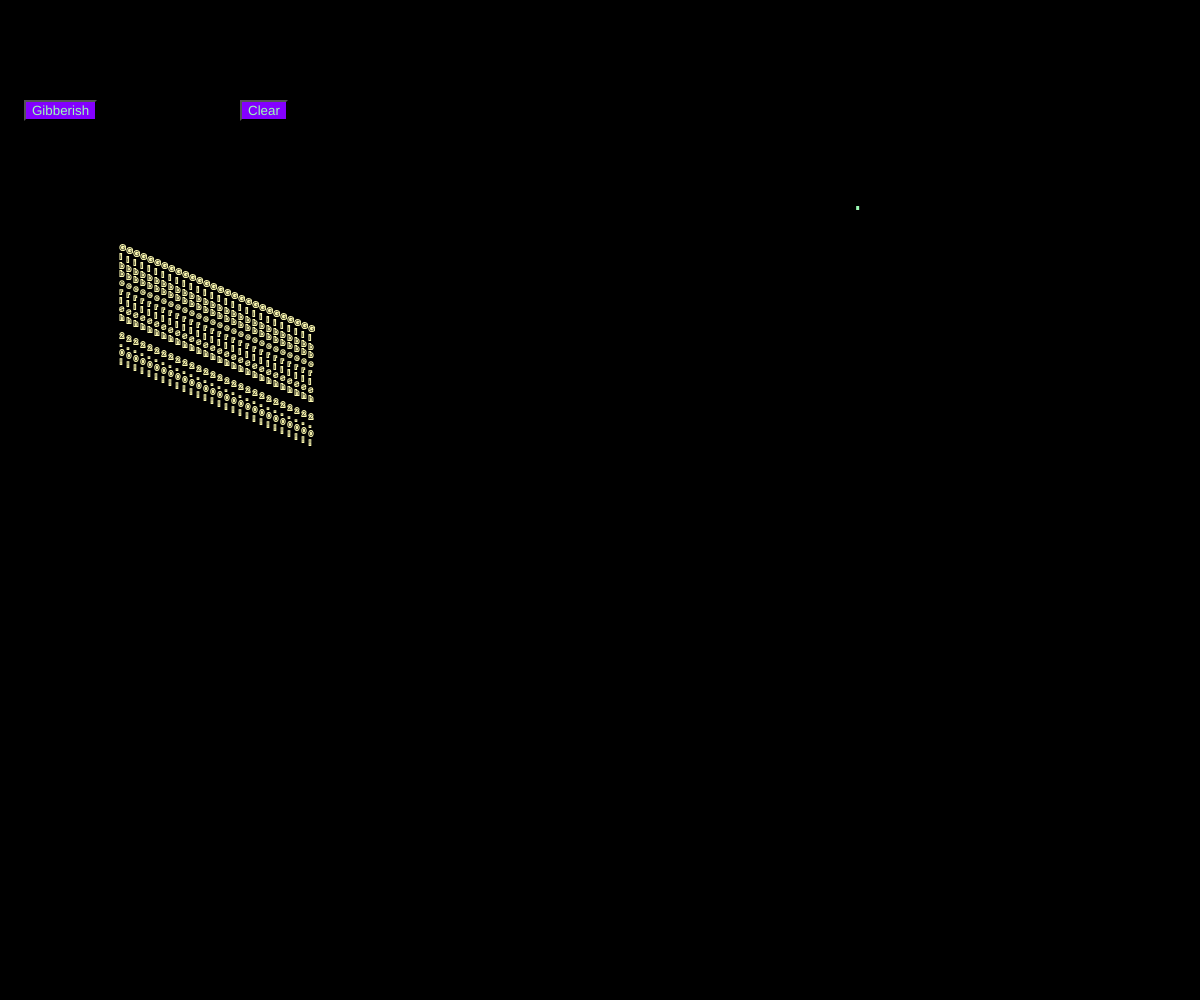
Frame 1 (no input)
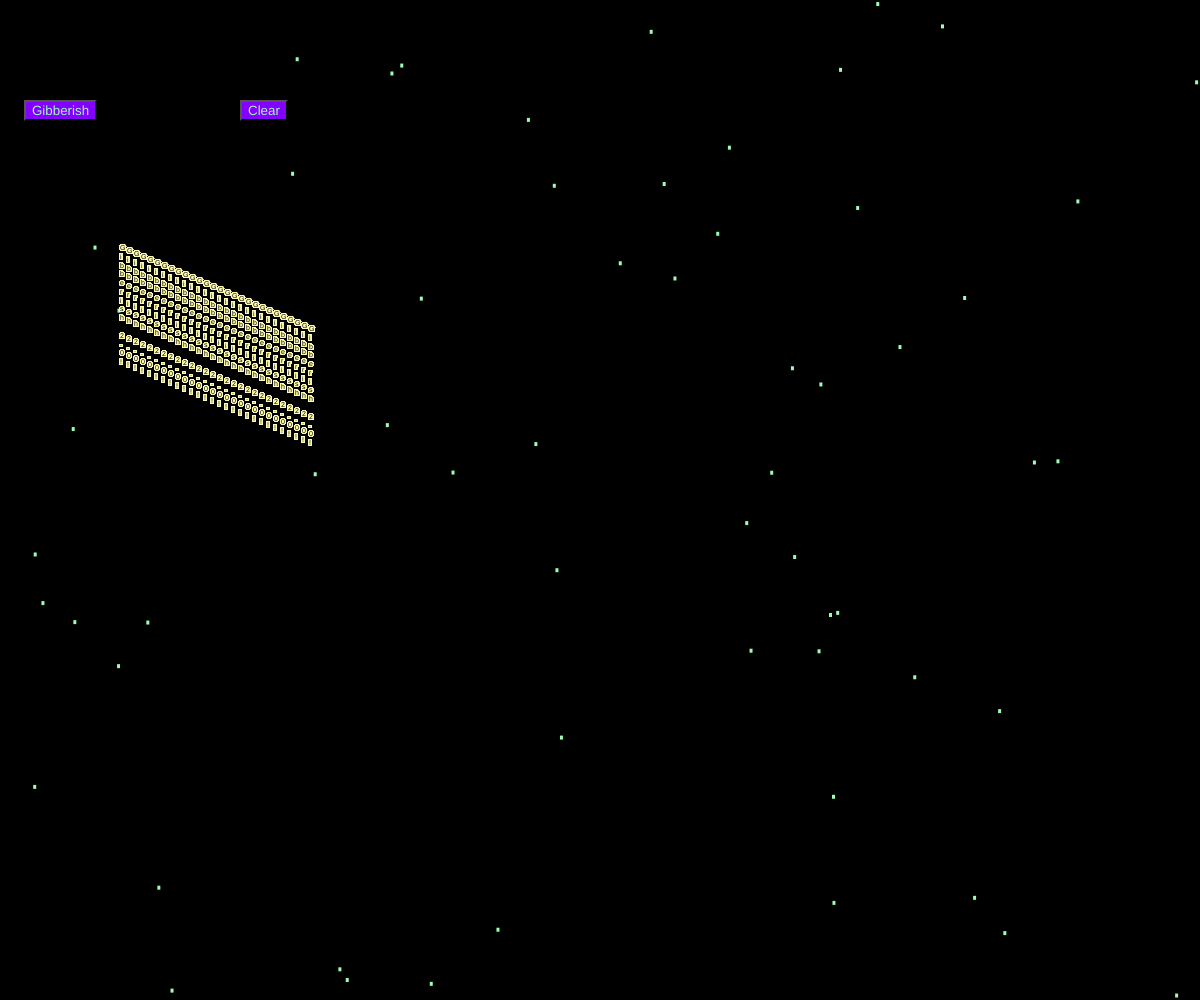
Frame 60 (no input)
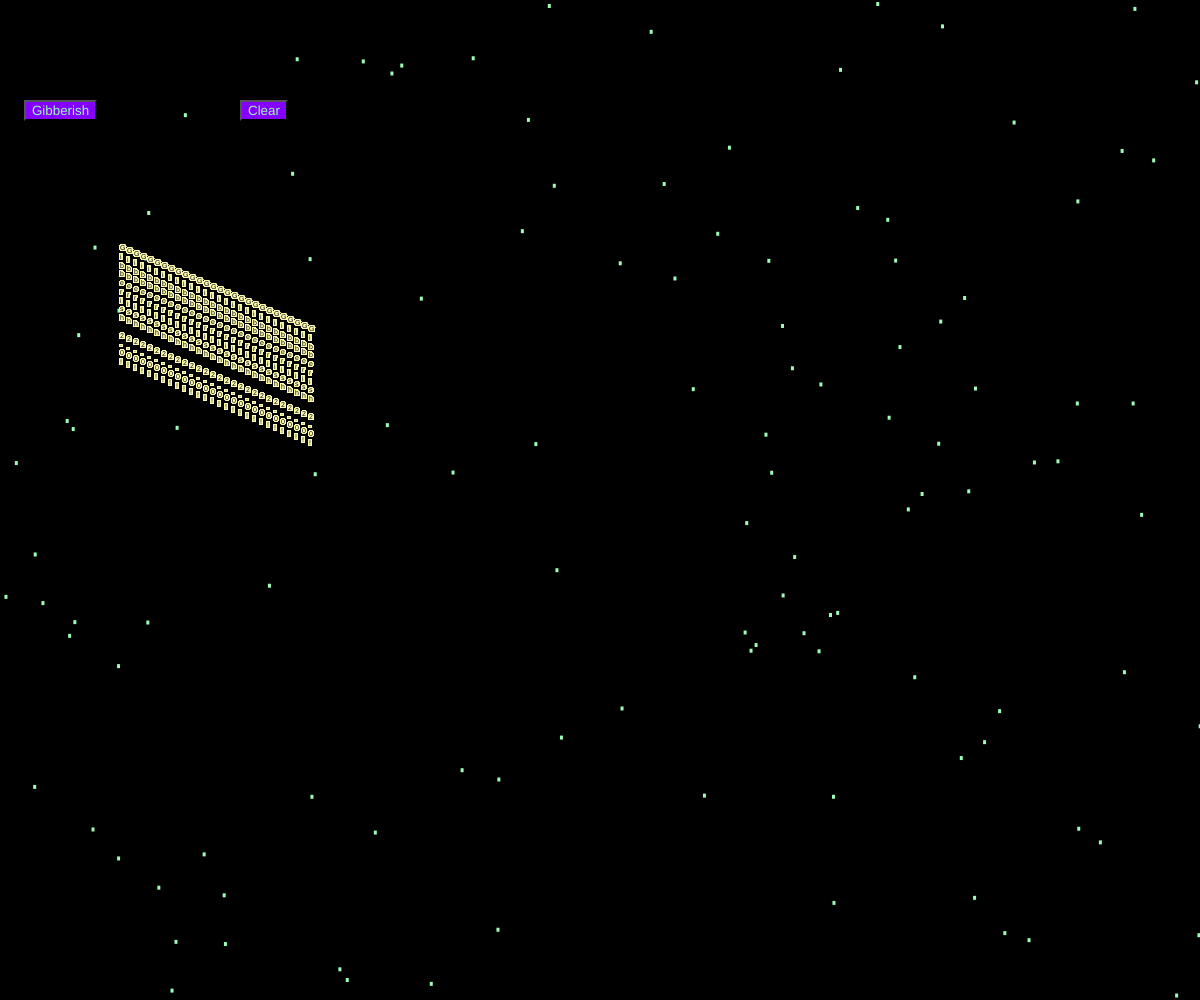
Frame 120 (the mouse pressed at the canvas centre since frame 60)

The p5.js sketch that drew these frames (run headless with seeded random() and noise() and a simulated clock; from frame 60 on, the mouse is pressed at the canvas centre):

// p5.js sketch
// ── sketch.js
let b,lyrics;

function setup() {
  b = color(0);
  createCanvas(windowWidth,windowHeight); 
  background(b);
  let col=color(170, 127, 245);
  let col2=color(23, 0, 43);
  let col3=color(201, 172, 22);
  let col4=color(132, 0, 255);
  let col5=color(157, 252, 182);
  let col6=color(255, 247, 0);
  
  let button = createButton('Gibberish');
  button.position(width/50,height/10);
  button.style('background-color',col4);
  button.style('color',col5);

  button.mousePressed(gibberish);
  
  let buttonTwo= createButton('Clear');
  buttonTwo.position(width/5,height/10);
  buttonTwo.style('background-color',col4);
  buttonTwo.style('color',col5);
  buttonTwo.mousePressed(disappear);
  

}

function draw() {
  


stroke(157, 252, 182);
strokeWeight(2);
rect(random(width),random(height),1,2);

let gib = 'Gibberish 2.0!';
let gib2='';
for(let i=0;i<gib.length;i++){
  gib2+=gib.substring(i,i+1)+'\n';
}

push();
stroke(255, 252, 179);
textSize(7);
for(let i=0;i<gib2.length;i++){
  text(gib2,width/10+i*7,height/4+i*3);
}

pop();

 }
function disappear(){
  clear();
  lyrics.html('');
  background(0);
}


function gibberish (){
  let vowelsAndSpace=['ɒ','ʏ'];
  let consonants = ['ʈ','ɖ','ʘ','ɸ','ʃ',' '];
  const subsets =
  array => array.reduce(
    (subsets,value)=>subsets.concat(
      subsets.map(set => [value,...set])
    ),
    [[]]
  );
  let words = subsets(consonants).reverse();
  let newStr = words.toString();
  let newWords = '';
  for(let i=0;i<newStr.length;i++){
    newWords+= newStr.substring(0,30).replace(/,| {2,}/g,vowelsAndSpace[floor(random(2))])+'\n';    
    newStr= newStr.substring(30);
  }

  
  lyrics = createP(newWords);
  lyrics.position(width/2,height/9);
  lyrics.style('font-family','Monaco');
  lyrics.style('color','rgb(132, 0, 255)');
 
  
}

function windowResized (){
  createCanvas(windowWidth,windowHeight); 
  background(b);
}
